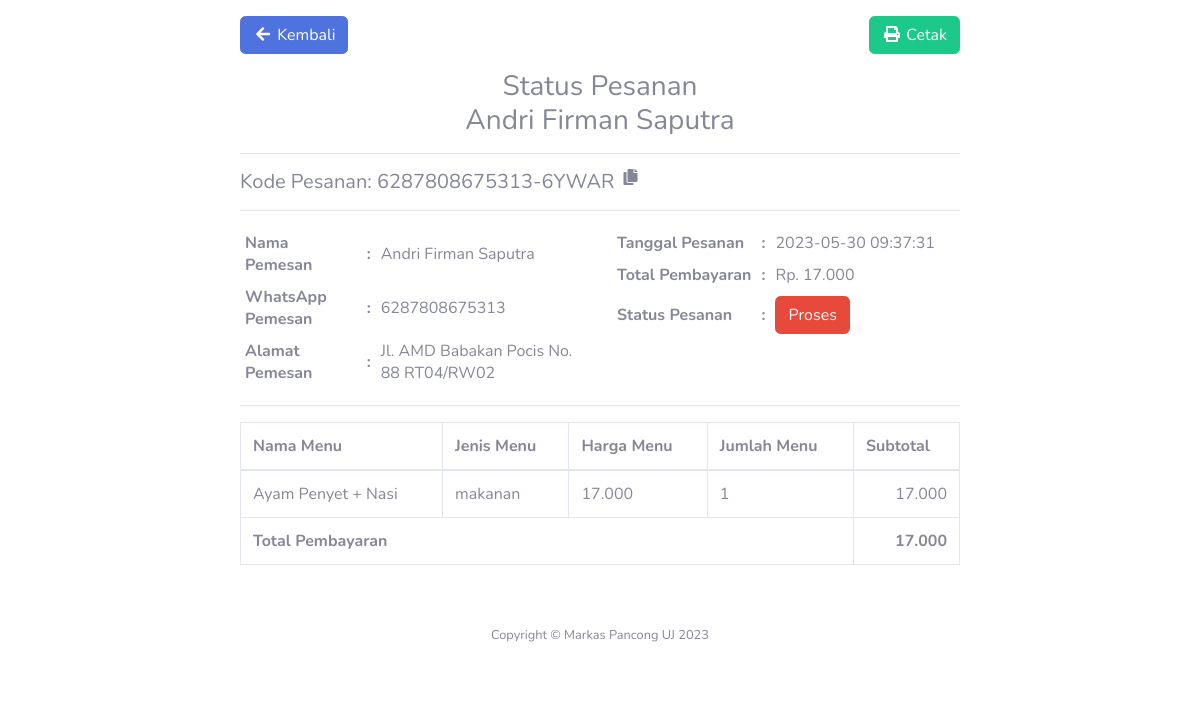
Page /status_pesanan.php?kode_pesanan=6287808675313-6YWAR on the committed database.
### tables this page shows
CREATE TABLE `pesanan` (
  `kode_pesanan` varchar(25) NOT NULL,
  `nama_pemesan` varchar(50) NOT NULL,
  `no_telp_pemesan` varchar(20) NOT NULL,
  `alamat_pemesan` text NOT NULL,
  `tanggal_pesanan` datetime NOT NULL,
  `total_pembayaran` int(11) DEFAULT NULL,
  `status_pesanan` enum('proses','dibuat','perjalanan','selesai') NOT NULL DEFAULT 'proses',
  `id_user` int(11) DEFAULT NULL,
  `status_notif` tinyint(1) NOT NULL
);

CREATE TABLE `detail_pesanan` (
  `id_detail_pesanan` int(11) NOT NULL,
  `id_menu` int(11) NOT NULL,
  `jumlah` int(11) NOT NULL,
  `subtotal` int(11) NOT NULL,
  `kode_pesanan` varchar(25) NOT NULL
);

CREATE TABLE `menu` (
  `id_menu` int(11) NOT NULL,
  `nama_menu` varchar(50) NOT NULL,
  `harga_menu` int(11) NOT NULL,
  `jenis_menu` enum('makanan','minuman') NOT NULL,
  `foto_menu` text NOT NULL
);

### status_pesanan.php (the view, shortened to what this page needs)
<?php
require_once 'koneksi.php';
if (isset($_GET['kode_pesanan'])) {
  $kode_pesanan = $_GET['kode_pesanan'];
  $pesanan = mysqli_fetch_assoc(mysqli_query($koneksi, "SELECT * FROM pesanan WHERE kode_pesanan = '$kode_pesanan'"));
  $detail_pesanan = mysqli_query($koneksi, "SELECT * FROM detail_pesanan INNER JOIN menu ON detail_pesanan.id_menu = menu.id_menu WHERE kode_pesanan = '$kode_pesanan'");
}
?>
<!DOCTYPE html>
<html lang="en" id="home">
<head>
  <?php include 'head.php' ?>
</head>
<body>
  <div class="container my-3">
    <div class="row justify-content-center">
      <div class="col-lg-8">
        <div class="row justify-content-between">
          <div class="col text-left">
            <a href="pesan.php" class="btn btn-primary"><i class="fas fa-fw fa-arrow-left"></i> Kembali</a>
          </div>
        <?php if (isset($_GET['kode_pesanan'])): ?>
          <div class="col text-right">
            <a class="btn btn-success" target="_blank" href="cetak_status_pesanan.php?kode_pesanan=<?= $kode_pesanan; ?>"><i class="fas fa-fw fa-print"></i> Cetak</a>
          </div>
        <?php endif ?>
        </div>
        <h3 class="text-center mt-3">Status Pesanan<?php if (isset($_GET['kode_pesanan'])) { echo "<br>".$pesanan['nama_pemesan']; } ?></h3>
        <hr>
        <?php if (isset($_GET['kode_pesanan'])): ?>
          <h5>
            Kode Pesanan: <span id="kodePesanan"><?= $pesanan['kode_pesanan']; ?></span>
            <sup><button class="btn p-0" onclick="copyContent()" type="button"><i class="fas fa-fw fa-copy"></i></button></sup>
          </h5>
          <hr>
          <div class="row">
            <div class="col">
              <table cellpadding="5">
                <tr>
                  <th>Nama Pemesan</th>
                  <th>:</th>
                  <td><?= $pesanan['nama_pemesan']; ?></td>
                </tr>
                <tr>
                  <th>WhatsApp Pemesan</th>
                  <th>:</th>
                  <td><?= $pesanan['no_telp_pemesan']; ?></td>
                </tr>
                <tr>
                  <th>Alamat Pemesan</th>
                  <th>:</th>
                  <td><?= $pesanan['alamat_pemesan']; ?></td>
                </tr>
              </table>
            </div>
            <div class="col">
              <table cellpadding="5">
                <tr>
                  <th>Tanggal Pesanan</th>
                  <th>:</th>
                  <td><?= $pesanan['tanggal_pesanan']; ?></td>
                </tr>
                <tr>
                  <th>Total Pembayaran</th>
                  <th>:</th>
                  <td>Rp. <?= str_replace(",", ".", number_format($pesanan['total_pembayaran'])); ?></td>
                </tr>
                <tr>
                  <th>Status Pesanan</th>
                  <th>:</th>
                  <td>
                    <?php if ($pesanan['status_pesanan'] == 'proses'): ?>
                      <a data-toggle="modal" data-target="#statusPesananModal" href="status_pesanan.php?kode_pesanan=<?= $kode_pesanan; ?>" class="btn btn-danger"><?= ucwords($pesanan['status_pesanan']); ?></a>
                    <?php elseif ($pesanan['status_pesanan'] == 'dibuat'): ?>
                      <a data-toggle="modal" data-target="#statusPesananModal" href="status_pesanan.php?kode_pesanan=<?= $kode_pesanan; ?>" class="btn btn-warning"><?= ucwords($pesanan['status_pesanan']); ?></a>
                    <?php elseif ($pesanan['status_pesanan'] == 'perjalanan'): ?>
                      <a data-toggle="modal" data-target="#statusPesananModal" href="status_pesanan.php?kode_pesanan=<?= $kode_pesanan; ?>" class="btn btn-success"><?= ucwords($pesanan['status_pesanan']); ?></a>
                    <?php elseif ($pesanan['status_pesanan'] == 'selesai'): ?>
                      <a data-toggle="modal" data-target="#statusPesananModal" href="status_pesanan.php?kode_pesanan=<?= $kode_pesanan; ?>" class="btn btn-primary"><?= ucwords($pesanan['status_pesanan']); ?></a>
                    <?php endif ?>
                  </td>
                </tr>
              </table>
            </div>
          </div>
          <hr>
          <div class="table-responsive mt-3">
            <table class="table table-bordered font-size-checkout">
              <thead>
                <tr>
                  <th>Nama Menu</th>
                  <th>Jenis Menu</th>
                  <th>Harga Menu</th>
                  <th>Jumlah Menu</th>
                  <th>Subtotal</th>
                </tr>
              </thead>
              <tbody>
                <?php foreach ($detail_pesanan as $dp): ?>
                  <tr>
                    <td><?= $dp['nama_menu']; ?></td>
                    <td><?= $dp['jenis_menu']; ?></td>
                    <td><?= str_replace(",", ".", number_format($dp['harga_menu'])); ?></td>
                    <td><?= $dp['jumlah']; ?></td>
                    <td class="text-right"><?= str_replace(",", ".", number_format($dp['subtotal'])); ?></td>
                  </tr>
                <?php endforeach ?>
                  <tr>
                    <th colspan="4">Total Pembayaran</th>
                    <th class="text-right"><?= str_replace(",", ".", number_format($pesanan['total_pembayaran'])); ?></th>
                  </tr>
              </tbody>
            </table>
          </div>
        <?php endif ?>
      </div>
    </div>
  </div>
  <footer class="sticky-footer bg-white">
    <div class="container my-auto">
        <div class="copyright text-center my-auto">
            <span>Copyright &copy; Markas Pancong UJ 2023</span>
        </div>
    </div>
  </footer>
</body>
</html>

### css/style.css (style rules this page uses)
html { scroll-behavior: smooth; }
.font-size-checkout { font-size: 16px; }

### rows in the picture
pesanan: nama_pemesan "Andri Firman Saputra", kode_pesanan "6287808675313-6YWAR", no_telp_pemesan "6287808675313", alamat_pemesan "Jl. AMD Babakan Pocis No. 88 RT04/RW02", tanggal_pesanan "2023-05-30 09:37:31", total_pembayaran "17.000", status_pesanan "Proses"
detail_pesanan: id_menu.nama_menu "Ayam Penyet + Nasi", id_menu.jenis_menu "makanan", id_menu.harga_menu "17.000", jumlah "1", subtotal "17.000"
